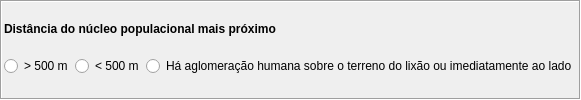
        <widget class="QFrame" name="frame_52">
         <property name="sizePolicy">
          <sizepolicy hsizetype="Preferred" vsizetype="Fixed">
           <horstretch>0</horstretch>
           <verstretch>0</verstretch>
          </sizepolicy>
         </property>
         <property name="frameShape">
          <enum>QFrame::Box</enum>
         </property>
         <property name="frameShadow">
          <enum>QFrame::Sunken</enum>
         </property>
         <layout class="QHBoxLayout" name="horizontalLayout_77" stretch="0">
          <property name="spacing">
           <number>2</number>
          </property>
          <property name="leftMargin">
           <number>2</number>
          </property>
          <property name="topMargin">
           <number>2</number>
          </property>
          <property name="rightMargin">
           <number>2</number>
          </property>
          <property name="bottomMargin">
           <number>2</number>
          </property>
          <item>
           <layout class="QVBoxLayout" name="verticalLayout_106">
            <property name="spacing">
             <number>2</number>
            </property>
            <item>
             <widget class="QLabel" name="lbDistanciaPopulacao">
              <property name="sizePolicy">
               <sizepolicy hsizetype="Preferred" vsizetype="Fixed">
                <horstretch>0</horstretch>
                <verstretch>0</verstretch>
               </sizepolicy>
              </property>
              <property name="text">
               <string>&lt;html&gt;&lt;head/&gt;&lt;body&gt;&lt;p align=&quot;justify&quot;&gt;&lt;span style=&quot; font-weight:600;&quot;&gt;Distância do núcleo populacional mais próximo&lt;/span&gt;&lt;/p&gt;&lt;/body&gt;&lt;/html&gt;</string>
              </property>
             </widget>
            </item>
            <item>
             <layout class="QGridLayout" name="gridLayout_4">
              <property name="verticalSpacing">
               <number>2</number>
              </property>
              <item row="0" column="1">
               <widget class="QRadioButton" name="rbDistanciaPopulacao_1">
                <property name="sizePolicy">
                 <sizepolicy hsizetype="Preferred" vsizetype="Fixed">
                  <horstretch>0</horstretch>
                  <verstretch>0</verstretch>
                 </sizepolicy>
                </property>
                <property name="text">
                 <string>&lt; 500 m</string>
                </property>
               </widget>
              </item>
              <item row="0" column="0">
               <widget class="QRadioButton" name="rbDistanciaPopulacao_0">
                <property name="sizePolicy">
                 <sizepolicy hsizetype="Preferred" vsizetype="Fixed">
                  <horstretch>0</horstretch>
                  <verstretch>0</verstretch>
                 </sizepolicy>
                </property>
                <property name="text">
                 <string>&gt; 500 m</string>
                </property>
               </widget>
              </item>
              <item row="0" column="2">
               <widget class="QRadioButton" name="rbDistanciaPopulacao_2">
                <property name="sizePolicy">
                 <sizepolicy hsizetype="Preferred" vsizetype="Fixed">
                  <horstretch>0</horstretch>
                  <verstretch>0</verstretch>
                 </sizepolicy>
                </property>
                <property name="text">
                 <string>Há aglomeração humana sobre o terreno do lixão ou imediatamente ao lado</string>
                </property>
               </widget>
              </item>
             </layout>
            </item>
           </layout>
          </item>
         </layout>
        </widget>
